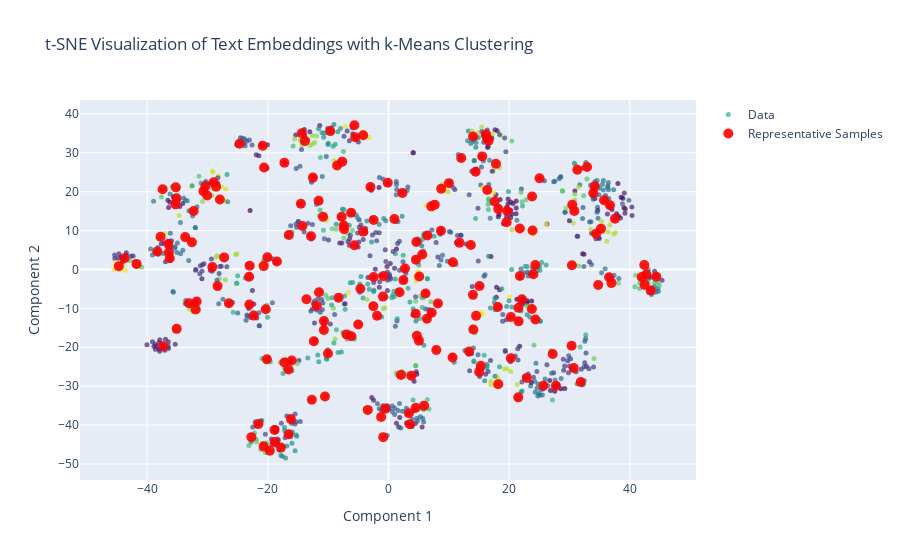

Here is the notebook cell this chart was saved with:
### Code cell
from sklearn.manifold import TSNE
from sklearn.decomposition import PCA
from sklearn.cluster import KMeans
import numpy as np
from plotly import graph_objects as go
from scipy.spatial.distance import cdist

# Sample DataFrame with embeddings
# df = pd.DataFrame({
#     'ada_embedding': [list_of_embeddings],
#     'text': [corresponding_texts]
# })

# Convert embeddings to a numpy array
matrix = np.array(df['ada_embedding'].to_list())

# Step 1: Perform PCA to reduce dimensions to 50
pca = PCA(n_components=50, random_state=42)
pca_result = pca.fit_transform(matrix)

# Step 2: Perform k-means clustering on the PCA-reduced data
n_clusters = 200  # Specify the number of clusters
kmeans = KMeans(n_clusters=n_clusters, random_state=42)
kmeans.fit(pca_result)
df['cluster'] = kmeans.labels_

# Step 3: Identify representative samples (closest to cluster centers)
representative_samples = []
for i in range(n_clusters):
    cluster_points = pca_result[df['cluster'] == i]
    cluster_center = kmeans.cluster_centers_[i]
    closest_index = cdist([cluster_center], cluster_points).argmin()
    representative_index = df[df['cluster'] == i].index[closest_index]
    representative_samples.append(representative_index)

df['is_representative'] = df.index.isin(representative_samples)

# Step 4: Apply t-SNE to the PCA-reduced data for visualization
tsne = TSNE(n_components=2, random_state=42, init='random', learning_rate=200)
vis_dims = tsne.fit_transform(pca_result)

# Add the t-SNE results and cluster labels back to the DataFrame
df['tsne-2d-one'] = vis_dims[:, 0]
df['tsne-2d-two'] = vis_dims[:, 1]

# Visualization using Plotly
fig = go.Figure()

# Add data points with cluster labels as colors
fig.add_trace(go.Scatter(
    x=df['tsne-2d-one'],
    y=df['tsne-2d-two'],
    mode='markers',
    text=df['text'],
    hoverinfo='text',
    marker=dict(color=df['cluster'], colorscale='Viridis', size=5, opacity=0.7),
    name='Data'
))

# Add representative samples in a different color
representative_df = df[df['is_representative']]
fig.add_trace(go.Scatter(
    x=representative_df['tsne-2d-one'],
    y=representative_df['tsne-2d-two'],
    mode='markers',
    text=representative_df['text'],
    hoverinfo='text',
    marker=dict(color='red', size=10, opacity=0.9),
    name='Representative Samples'
))

fig.update_layout(
    title="t-SNE Visualization of Text Embeddings with k-Means Clustering",
    xaxis_title="Component 1",
    yaxis_title="Component 2",
    hovermode='closest'
)

fig.show()

### Figure 1 — Plotly figure (JSON) as saved in the notebook; plotly's stock layout.template omitted (floating-point values rounded to 4 significant figures; data arrays with more than 128 entries replaced by an {"elided": "..."} marker saying what was removed)
{"data": [{"hoverinfo": "text", "marker": {"color": {"elided": "1200 int values"}, "colorscale": [[0, "#440154"], [0.1111, "#482878"], [0.2222, "#3e4989"], [0.3333, "#31688e"], [0.4444, "#26828e"], [0.5556, "#1f9e89"], [0.6667, "#35b779"], [0.7778, "#6ece58"], [0.8889, "#b5de2b"], [1, "#fde725"]], "opacity": 0.7, "size": 5}, "mode": "markers", "name": "Data", "text": {"elided": "1200 str values"}, "type": "scatter", "x": {"elided": "1200 float values"}, "y": {"elided": "1200 float values"}}, {"hoverinfo": "text", "marker": {"color": "red", "opacity": 0.9, "size": 10}, "mode": "markers", "name": "Representative Samples", "text": {"elided": "200 str values"}, "type": "scatter", "x": {"elided": "200 float values"}, "y": {"elided": "200 float values"}}], "layout": {"hovermode": "closest", "title": {"text": "t-SNE Visualization of Text Embeddings with k-Means Clustering"}, "xaxis": {"title": {"text": "Component 1"}}, "yaxis": {"title": {"text": "Component 2"}}}}
